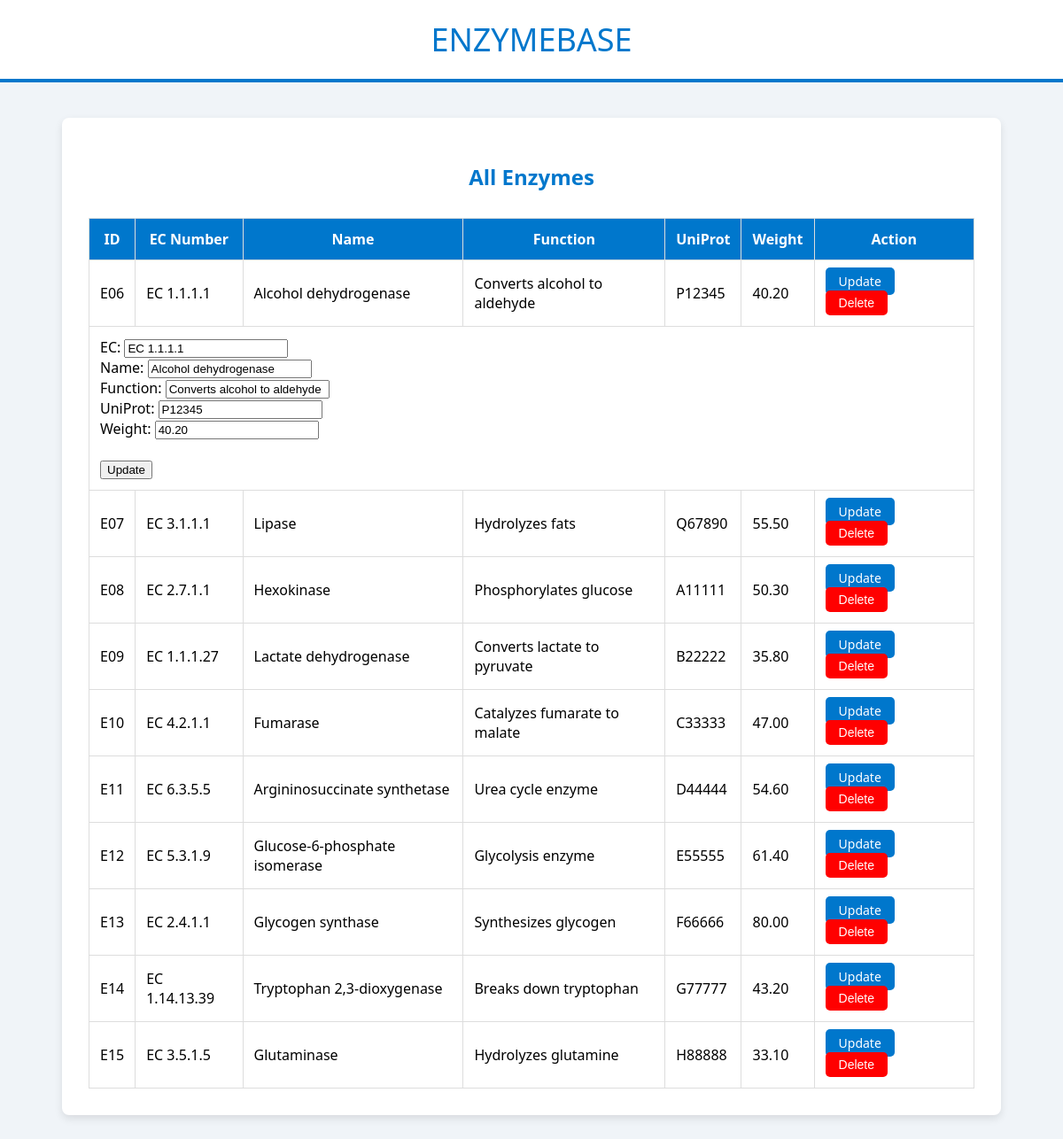
The app's page /insert/view-enzyme.php?edit=E06 with its own data.
### tables this page shows
CREATE TABLE `enzyme` (
  `enzyme_id` VARCHAR(10),
  `enzymec_no` VARCHAR(20),
  `enzyme_name` VARCHAR(50),
  `enzyme_function` VARCHAR(100),
  `uniprot_id` VARCHAR(20),
  `mol_weight` DECIMAL(10,2)
);

### insert/view-enzyme.php (the view, shortened to what this page needs)
<?php
include_once '../database/database.php';
$sql = "SELECT * FROM enzyme";
$result = $conn->query($sql);
$edit_id = isset($_GET['edit']) ? $conn->real_escape_string($_GET['edit']) : '';
?>
<!DOCTYPE html>
<html>
<head>
</head>
<body>
<div class="header-box">
  <div class="header-title">ENZYMEBASE</div>
</div>
<div class="container">
<h2>All Enzymes</h2>
<?php
if ($result->num_rows > 0) {
    echo "<table>";
    echo "<tr>
        <th>ID</th>
        <th>EC Number</th>
        <th>Name</th>
        <th>Function</th>
        <th>UniProt</th>
        <th>Weight</th>
        <th>Action</th>
    </tr>";
    while($row = $result->fetch_assoc()) {
        echo "<tr>";
        echo "<td>{$row['enzyme_id']}</td>";
        echo "<td>{$row['enzymec_no']}</td>";
        echo "<td>{$row['enzyme_name']}</td>";
        echo "<td>{$row['enzyme_function']}</td>";
        echo "<td>{$row['uniprot_id']}</td>";
        echo "<td>{$row['mol_weight']}</td>";
        echo "<td>
<a href='view-enzyme.php?edit={$row['enzyme_id']}'
class='action-btn update-btn'>Update</a>
<form method='POST' action='delete_enzyme.php' style='display:inline;'
onsubmit='return confirm(\"Are you sure?\")'>
<input type='hidden' name='enzyme_id' value='{$row['enzyme_id']}'>
<button type='submit' class='action-btn delete-btn'>Delete</button>
</form>
</td>";
        echo "</tr>";
        if ($edit_id == $row['enzyme_id']) {
            echo "<tr>
            <td colspan='7'>
            <form method='POST' action='update_enzyme.php'>
            <input type='hidden' name='enzyme_id' value='{$row['enzyme_id']}'>
            EC: <input name='enzymec_no' value='{$row['enzymec_no']}'><br>
            Name: <input name='enzyme_name' value='{$row['enzyme_name']}'><br>
            Function: <input name='enzyme_function' value='{$row['enzyme_function']}'><br>
            UniProt: <input name='uniprot_id' value='{$row['uniprot_id']}'><br>
            Weight: <input name='mol_weight' value='{$row['mol_weight']}'><br><br>
            <button type='submit' name='update'>Update</button>
            </form>
            </td>
            </tr>";
        }
    }
    echo "</table>";
} else {
    echo "No data found";
}
?>
</div>
</body>
</html>

### insert/view-enzyme.php (style rules this page uses)
body { font-family: 'Segoe UI', Tahoma, Geneva, Verdana, sans-serif; background-color: #f0f4f8; margin: 0; padding: 0; }
.header-box { background-color: #ffffff; border-bottom: 4px solid #0077cc; padding: 20px; text-align: center; }
.header-title { font-size: 36px; color: #0077cc; margin: 0; }
.container { max-width: 1000px; margin: 40px auto; background: #ffffff; padding: 30px; box-shadow: 0 4px 10px rgba(0, 0, 0, 0.1); border-radius: 8px; }
h2 { color: #0077cc; text-align: center; margin-bottom: 30px; }
table { width: 100%; border-collapse: collapse; }
th, td { padding: 12px; border: 1px solid #ddd; }
th { background-color: #0077cc; color: white; }
.action-btn { padding: 6px 15px; border-radius: 5px; text-decoration: none; color: white; font-size: 14px; border: none; cursor: pointer; margin-right: 8px; }
.update-btn { background-color: #0077cc; }
.delete-btn { background-color: red; }

### records on screen
enzyme: enzyme_id "E06", enzymec_no "EC 1.1.1.1", enzyme_name "Alcohol dehydrogenase", enzyme_function "Converts alcohol to aldehyde", uniprot "P12345", mol_weight "40.20", uniprot_id "P12345"
enzyme: enzyme_id "E07", enzymec_no "EC 3.1.1.1", enzyme_name "Lipase", enzyme_function "Hydrolyzes fats", uniprot "Q67890", mol_weight "55.50"
enzyme: enzyme_id "E08", enzymec_no "EC 2.7.1.1", enzyme_name "Hexokinase", enzyme_function "Phosphorylates glucose", uniprot "A11111", mol_weight "50.30"
enzyme: enzyme_id "E09", enzymec_no "EC 1.1.1.27", enzyme_name "Lactate dehydrogenase", enzyme_function "Converts lactate to pyruvate", uniprot "B22222", mol_weight "35.80"
enzyme: enzyme_id "E10", enzymec_no "EC 4.2.1.1", enzyme_name "Fumarase", enzyme_function "Catalyzes fumarate to malate", uniprot "C33333", mol_weight "47.00"
enzyme: enzyme_id "E11", enzymec_no "EC 6.3.5.5", enzyme_name "Argininosuccinate synthetase", enzyme_function "Urea cycle enzyme", uniprot "D44444", mol_weight "54.60"
enzyme: enzyme_id "E12", enzymec_no "EC 5.3.1.9", enzyme_name "Glucose-6-phosphate isomerase", enzyme_function "Glycolysis enzyme", uniprot "E55555", mol_weight "61.40"
enzyme: enzyme_id "E13", enzymec_no "EC 2.4.1.1", enzyme_name "Glycogen synthase", enzyme_function "Synthesizes glycogen", uniprot "F66666", mol_weight "80.00"
enzyme: enzyme_id "E14", enzymec_no "EC 1.14.13.39", enzyme_name "Tryptophan 2,3-dioxygenase", enzyme_function "Breaks down tryptophan", uniprot "G77777", mol_weight "43.20"
enzyme: enzyme_id "E15", enzymec_no "EC 3.5.1.5", enzyme_name "Glutaminase", enzyme_function "Hydrolyzes glutamine", uniprot "H88888", mol_weight "33.10"
